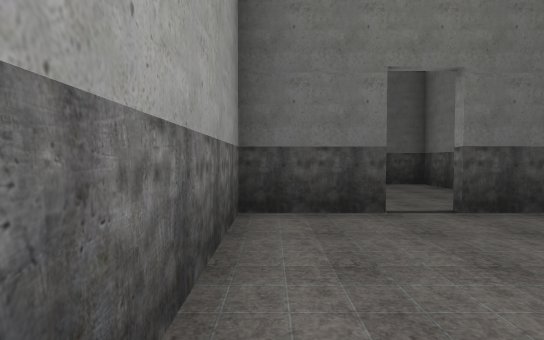
[1] (above)

18 first-person views from a walk through a 3-D level made in the Unity game engine. The camera is 1.5 m above the floor, tilts 2° down and sees 80° across. Doors are open. The floor is counted in squares, 2 m on a side. Each view is taken from the middle of a square. On the plan, view 1 faces up. The plan holds only what a view shows up to about 11 squares ahead; the rest is blank. The player character is not drawn. Some animated figures are not drawn. Some surface patterns are stand-ins.

[2]
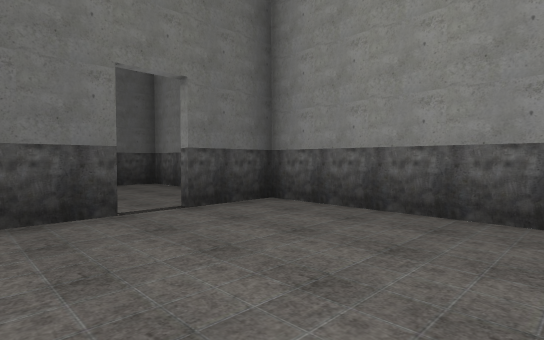

[3]
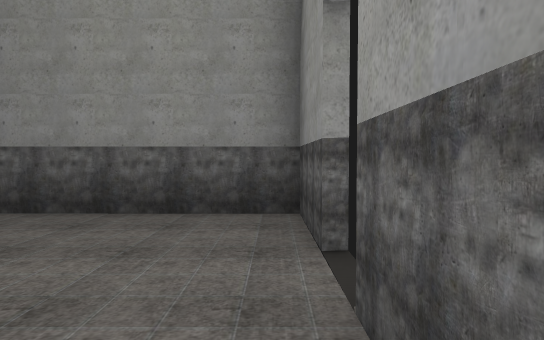

[4]
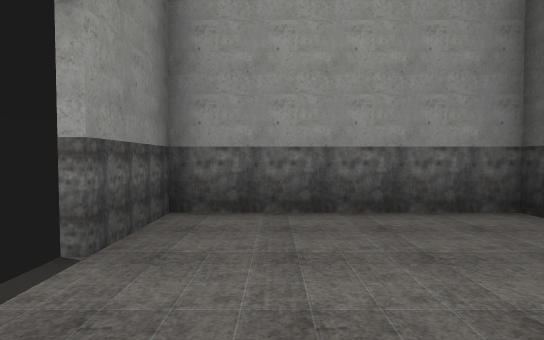

[5]
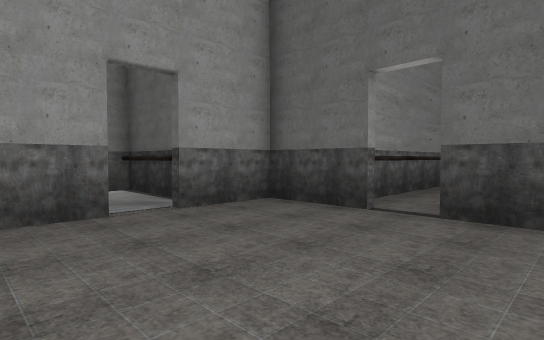

[6]
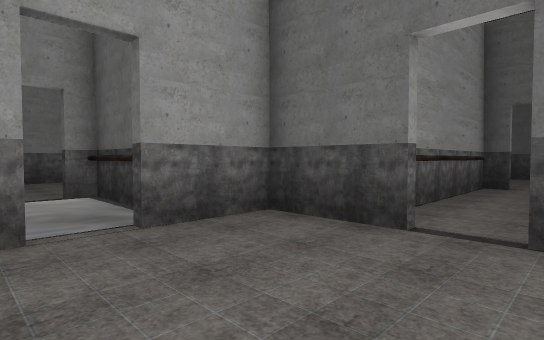

[7]
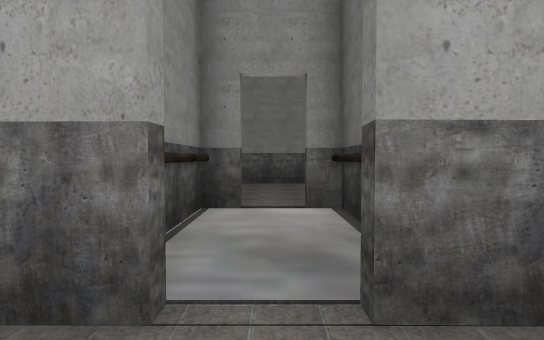

[8]
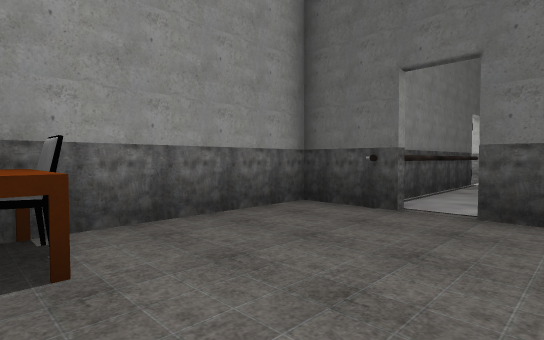

[9]
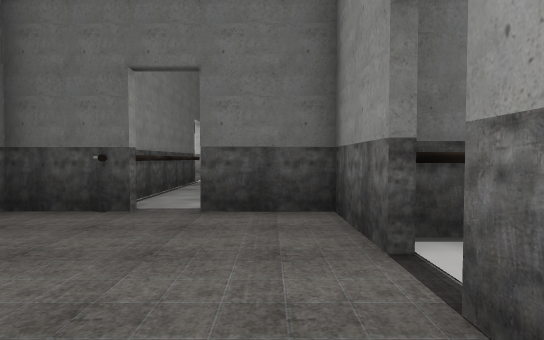

[10]
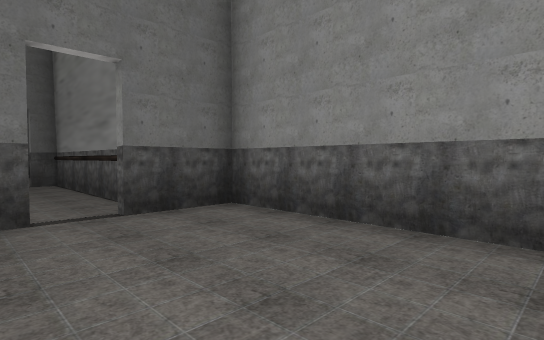

[11]
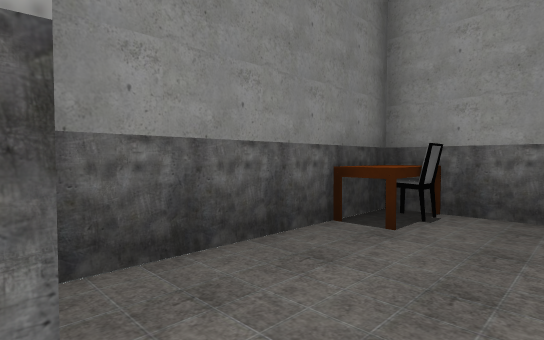

[12]
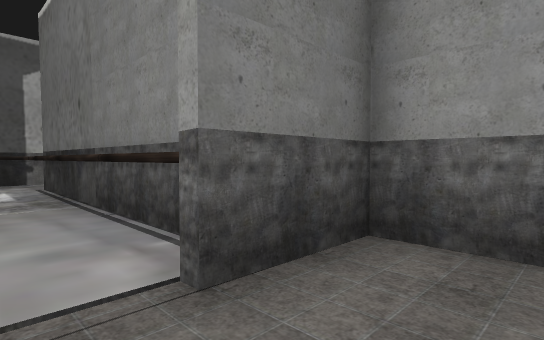

[13]
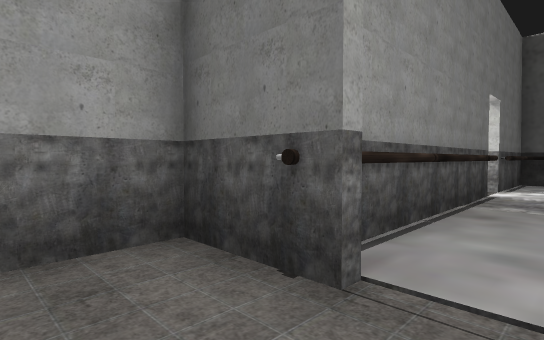

[14]
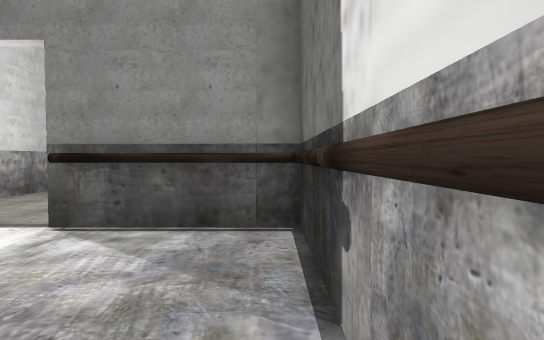

[15]
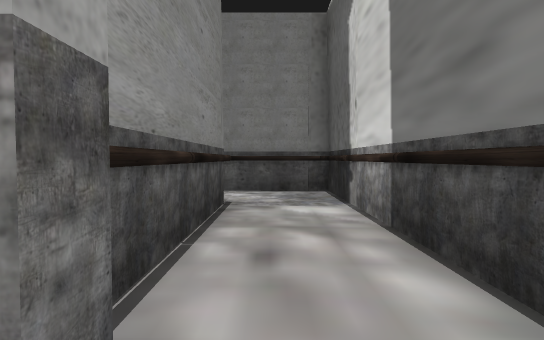

[16]
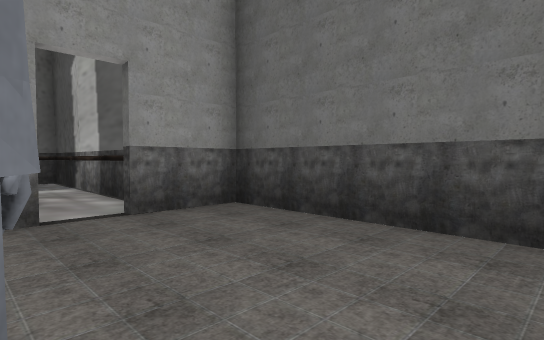

[17]
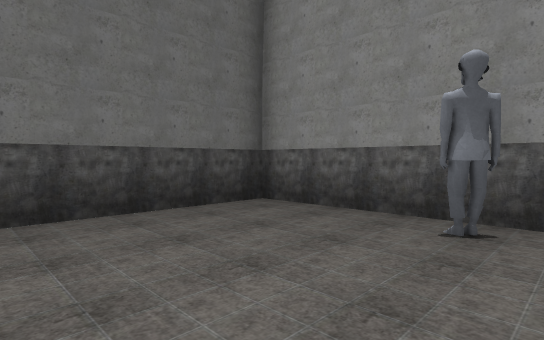

[18]
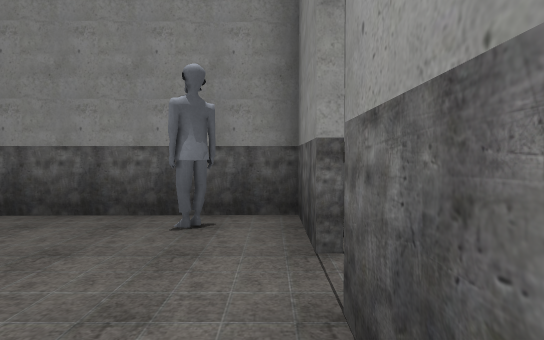

### Floor plan
Ten units are one square. View 1 is at (0, 0); x grows to the right and y downward. Boxes are objects, and circles mark ways between rooms. Rooms are numbered by the first view taken in them; rooms with no view inside come last. Other rooms are left out.
<svg viewBox="-93 -210 142 220">
<path fill="none" stroke="#000" d="M16 -44 -4 -44 -5 4 16 4M25 4 44 4 44 -44 25 -44M17 -95 -4 -95 -4 -74M-4 -65 -4 -54M31 -108 31 -154M44 -52 44 -95 26 -95M10 -154 10 -107M-41 -75 -41 -96 -61 -96M-41 -60 -41 -66M-69 -96 -88 -96 -87 -48 -44 -47M-73 -154 -73 -103M-75 -156 -75 -106M-75 -193 -75 -165M-54 -108 -53 -172 -13 -172M-56 -105 -56 -170M-14 -193 -73 -193 -73 -166 -78 -166M25 -156 44 -156 44 -205 -4 -205 -4 -186M4 -157 16 -157"/>
<rect x="-85" y="-55" width="10" height="10" fill="#bbb"><title>other object</title></rect>
<rect x="-85" y="-65" width="10" height="10" fill="#bbb"><title>other object</title></rect>
<rect x="25" y="-175" width="10" height="10" fill="#bbb"><title>other object</title></rect>
<circle cx="20" cy="-45" r="3" fill="#2a7"/>
<circle cx="20" cy="-150" r="3" fill="#2a7"/>
<circle cx="-10" cy="-180" r="3" fill="#2a7"/>
<text x="20" y="-20">1</text>
<text x="20" y="-80">2</text>
<text x="-60" y="-70">3</text>
<text x="-60" y="-160">4</text>
<text x="20" y="-180">5</text>
</svg>
Room 1 opens to room 2. Room 2 opens to room 5. Room 4 opens to room 5.

Where each view was taken, in squares from view 1:
view 1: 0 up, 0 right, facing up
view 2: 0 up, 0 right, facing up-right
view 3: 0 up, 0 right, facing right
view 4: 1 up, 4 right, facing left
view 5: 5 up, 4 right, facing up-left
view 6: 6 up, 3 right, facing up-left
view 7: 7 up, 1 right, facing left
view 8: 5 up, 5 left, facing up-left
view 9: 5 up, 5 left, facing up
view 10: 5 up, 1 right, facing up-right
view 11: 7 up, 4 left, facing down-left
view 12: 8 up, 7 left, facing up-right
view 13: 8 up, 6 left, facing up-left
view 14: 19 up, 4 left, facing left
view 15: 18 up, 0 right, facing left
view 16: 17 up, 4 right, facing up-left
view 17: 16 up, 0 right, facing up-right
view 18: 16 up, 0 right, facing right
